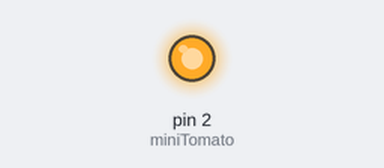
Simulated run of this sketch. Board: Arduino Uno, built with avr-gcc and run on an emulated ATmega328P. On the bench: output pins drawn as LEDs (lit = HIGH).

Above: at 0.1 s.
At 1.1 s:
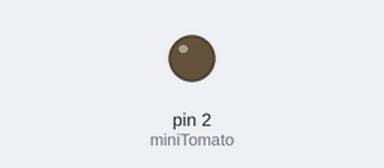
Timing chart, 0 to 2.6 s (numbered marks = the images above):
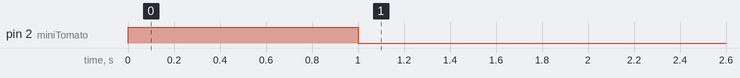

The sketch:

test_pump_controller.ino
```cpp
int miniTomato = 2; // pin number for the transistor to the tomato waterer
int blueBerry = 3; // pin for transistor to blueberry plant

unsigned long timeOn; // time that the pump stays on
unsigned long timeOff; // time pump stays off

void setup() {
  // put your setup code here, to run once:
  pinMode(miniTomato, OUTPUT); // make sure out pin is set to 'off'
  //i.e. pulls pin to ground
  digitalWrite(miniTomato, 1);
  delay(1000);
  digitalWrite(miniTomato, 0);
  delay(1000);
  digitalWrite(blueBerry, 1);
  delay(1000);
  digitalWrite(blueBerry, 0);
}

void loop() {
  // put your main code here, to run repeatedly:
}
```
